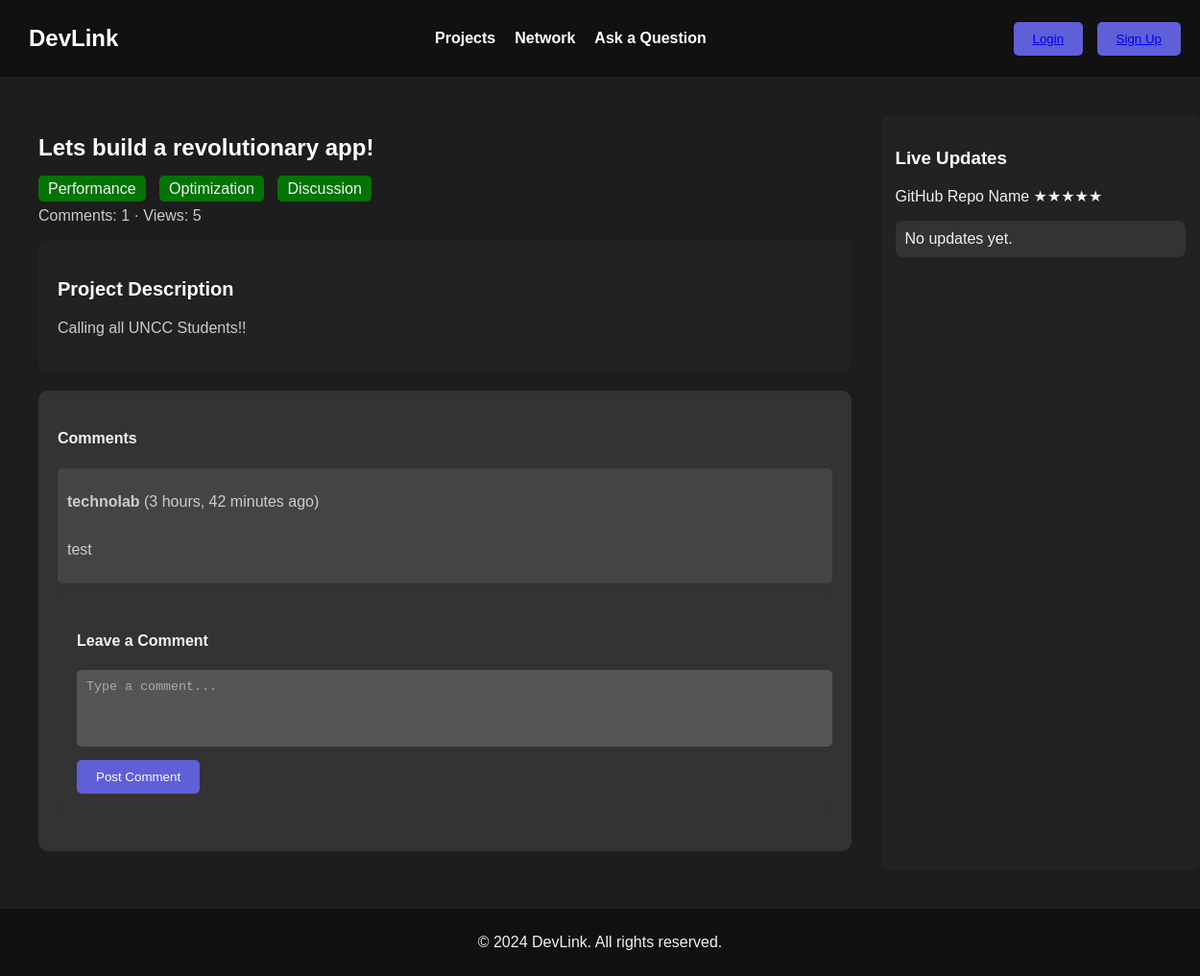
/project/1/, run on the app's committed database.
### projects/models.py (models this page shows, shortened)
class Project(models.Model):
    title = models.CharField(max_length=200)
    description = models.TextField()
    views = models.IntegerField(default=0)
    rating = models.FloatField(default=0.0)  # Add a rating field (can store decimal values)
    created_at = models.DateTimeField(auto_now_add=True)

class Comment(models.Model):
    project = models.ForeignKey(Project, related_name='comments', on_delete=models.CASCADE)
    user = models.ForeignKey(User, on_delete=models.CASCADE)  # Use Django's default User model
    content = models.TextField()
    created_at = models.DateTimeField(auto_now_add=True)

### projects/views.py (the view, shortened to what this page needs)
# urls.py: path('project/', views.project, name='project-list'),  # URL for listing projects (adjust if needed)
def project(request, project_id):
    project = get_object_or_404(Project, pk=project_id)
    comments = project.comments.all().order_by('-created_at')  # Get all comments for the project
    form = RatingForm()
    context = {
        'project': project,
        'comments': comments,
        'form': form,
    }
    return render(request, 'projects/project.html', context)

### projects/forms.py
class RatingForm(forms.Form):
    rating = forms.ChoiceField(
        choices=[(i, str(i)) for i in range(1, 6)],  # Rating from 1 to 5
        label="Rate this project",
        widget=forms.RadioSelect
    )

### projects/templates/projects/project.html (shortened to what this page needs)
{% extends "projects/base.html" %}
{% load custom_filters %}
{% block content %}
    <div class="container">
        <div class="forum-thread">
            <h2>{{ project.title }}</h2>
            <div class="tags">
                <span class="tag">Performance</span>
                <span class="tag">Optimization</span>
                <span class="tag">Discussion</span>
            </div>
            <p class="details">Comments: {{ comments.count }} · Views: {{ project.views }}</p>
            <div class="project-description">
                <h3>Project Description</h3>
                <p>{{ project.description }}</p>
            </div>
            <div class="comment-box">
<h4>Comments</h4>
<div class="comments">
    {% for comment in comments %}
        <div class="comment">
            <div class="comment-header">
                <p><strong>{{ comment.user.username }}</strong> ({{ comment.created_at|timesince }} ago)</p>
            </div>
            <p>{{ comment.content }}</p>
        </div>
    {% empty %}
        <p>No comments yet.</p>
    {% endfor %}
</div>
                <div class="comment-input">
                    <h4>Leave a Comment</h4>
                    <form action="" method="post">
                        <textarea name="comment" rows="4" placeholder="Type a comment..."></textarea>
                        <button type="submit">Post Comment</button>
                    </form>
                </div>
            </div>
        </div>
        <div class="live-updates">
            <h3>Live Updates</h3>
            <p>GitHub Repo Name ★★★★★</p>
            <ul>
                {% for update in updates %}
                    <li>{{ update.content }} <span>{{ update.created_at|timesince }} ago</span></li>
                {% empty %}
                    <li>No updates yet.</li>
                {% endfor %}
            </ul>
        </div>
    </div>
    {% endblock %}

### projects/static/projects/styles.css (style rules this page uses)
body { font-family: Arial, sans-serif; margin: 0; background-color: #1d1d1d; color: #f1f1f1; }
.container { display: flex; justify-content: space-between; padding: 20px; width: 100%; }
.forum-thread { width: 70%; }
.forum-thread h2 { color: #fff; font-size: 24px; }
.tags .tag { background-color: #037304; padding: 5px 10px; border-radius: 5px; margin-right: 10px; }
.details { color: #ccc; margin-top: 10px; }
.project-description { background-color: #222; padding: 20px; border-radius: 10px; margin-bottom: 20px; }
.project-description h3 { color: #fff; font-size: 20px; }
.project-description p { color: #ccc; margin-top: 10px; }
.comment-input { background-color: #333; padding: 20px; border-radius: 10px; margin-bottom: 20px; }
.comment-input textarea { width: 100%; padding: 10px; border: none; border-radius: 5px; background-color: #444; color: white; resize: none; margin-bottom: 10px; }
.comment-input button { background-color: #5f5fd8; color: white; padding: 10px 20px; border: none; border-radius: 5px; cursor: pointer; }
.comments .comment { background-color: #333; padding: 15px; margin-bottom: 20px; border-radius: 8px; }
.comment-header { display: flex; justify-content: space-between; align-items: center; }
.live-updates { width: 25%; background-color: #222; padding: 15px; border-radius: 8px; }
.live-updates h3 { color: #fff; }
.live-updates ul { list-style-type: none; padding: 0; }
.live-updates li { padding: 10px; background-color: #333; margin-bottom: 10px; border-radius: 8px; display: flex; justify-content: space-between; }
.comment-box { background-color: #333; padding: 20px; border-radius: 10px; margin-bottom: 20px; }
.comments .comment { background-color: #444; padding: 10px; border-radius: 5px; margin-bottom: 10px; }
.comment p { color: #ccc; }
.comment-input textarea { width: 100%; padding: 10px; border: none; border-radius: 5px; background-color: #555; color: white; resize: none; margin-bottom: 10px; }
input[type="text"], input[type="email"], input[type="password"], input[type="url"], textarea { width: 100%; padding: 10px; border: 1px solid #ccc; border-radius: 5px; background-color: #333; color: #f1f1f1; margin-bottom: 15px; }
input::placeholder, textarea::placeholder { color: #aaa; }

### data on the page
Project: title "Lets build a revolutionary app!", views "5", description "Calling all UNCC Students!!"
Comment: user.username "technolab", created_at "3 hours, 42 minutes", content "test"

### other printed values
{{ comments.count }} "1"
